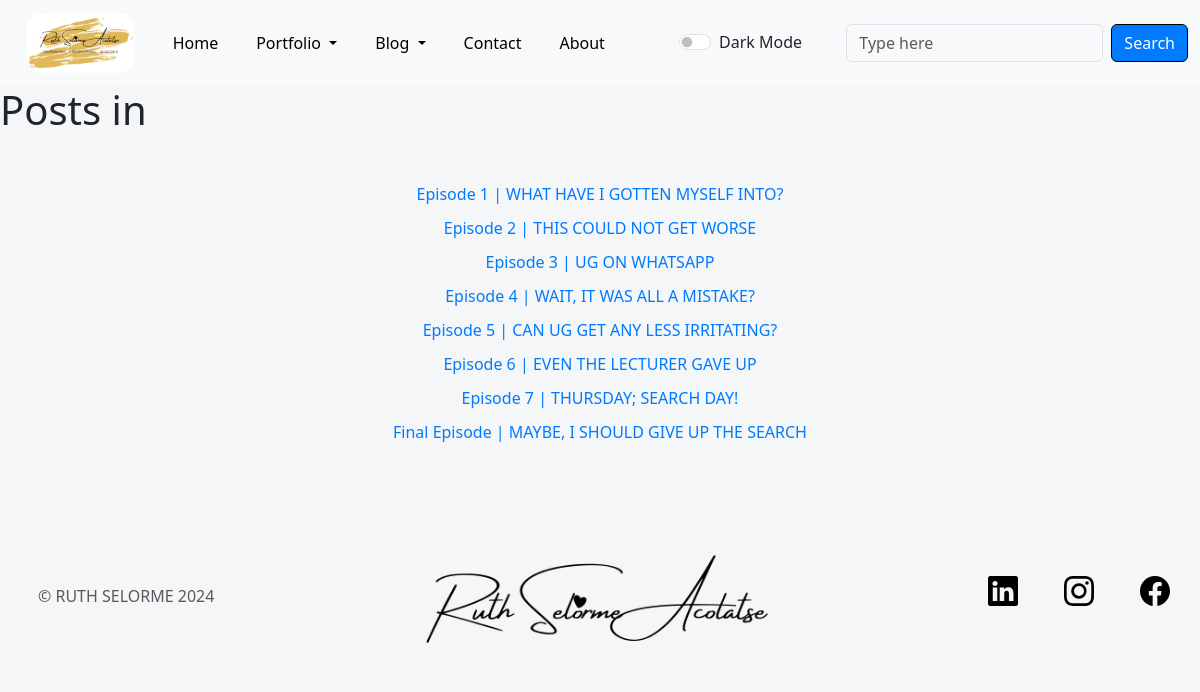
The app's page /UG Escapades with its own data.
### app.py (models this page shows, shortened)
class Post(db.Model):
    id = db.Column(db.Integer, primary_key=True)
    title = db.Column(db.String(100), nullable=False)
    content = db.Column(db.Text, nullable=False)
    image_url = db.Column(db.String(200), nullable=True)
    category = db.Column(db.String(50), nullable=False)

### app.py (the view)
@app.route("/<category>")
def show_category(category):
    category = category.replace('-', ' ')
    posts = Post.query.filter_by(category=category).all()
    return render_template("category.html", posts=posts, category=category, copyright_year=year)

### templates/category.html (shortened to what this page needs)
{% extends "base.html" %}
{% block content %}
    <header>
        <h1>Posts in {{ current_category }}</h1>
    </header>
    <main>
        <div class="container mt-5">
            <div class="row">
                <div class="col-md-12">
                    <ul class="list-unstyled">
                        {% for post in posts %}
                            <li>
                                <a href="{{ url_for('show_post', index=post.id) }}">
                                    {{ post.title }}
                                </a>
                            </li>
                        {% endfor %}
                    </ul>
                </div>
            </div>
        </div>
    </main>
{% endblock %}

### static/css/styles.css (style rules this page uses)
body { background-color: #f5f6f7; margin: 0; padding: 0; height: auto; }
.row { margin-left: 0 !important; margin-right: 0 !important; display: flex; justify-content: center; text-align: center; }
.list-unstyled { padding-left: 0; list-style: none; }
.list-unstyled li { margin-bottom: 10px; }
.list-unstyled a { text-decoration: none; color: #007bff; }

### records on screen
Post: title "Episode 1 | WHAT HAVE I GOTTEN MYSELF INTO?"
Post: title "Episode 2 | THIS COULD NOT GET WORSE"
Post: title "Episode 3 | UG ON WHATSAPP"
Post: title "Episode 4 | WAIT, IT WAS ALL A MISTAKE?"
Post: title "Episode 5 | CAN UG GET ANY LESS IRRITATING?"
Post: title "Episode 6 | EVEN THE LECTURER GAVE UP"
Post: title "Episode 7 | THURSDAY; SEARCH DAY!"
Post: title "Final Episode | MAYBE, I SHOULD GIVE UP THE SEARCH"

### other values on screen
{{ copyright_year }} "2024"
